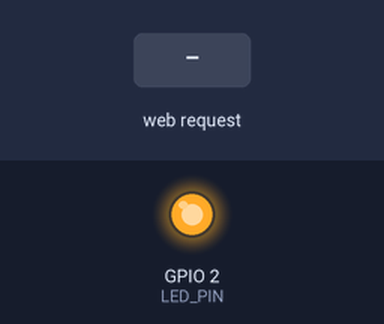
A sketch run on a simulated ESP8266 (NodeMCU). Shown: output pins drawn as LEDs (lit = HIGH). Inputs (shaded band) come from the test bench. WiFi joins after 1.5 s; servers stay silent unless stated; web services answer with replies made up by the test bench; what the sketch prints to the serial monitor is not drawn.

Above: at 2.7 s.
2.8 s: HTTP request GET /on received
At 4.0 s:
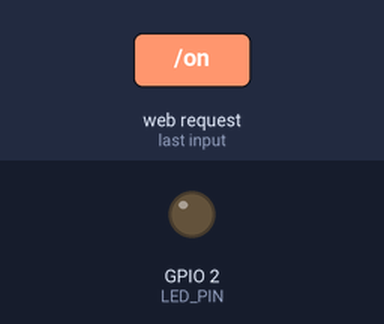
4.3 s: HTTP request GET /off received
At 5.3 s:
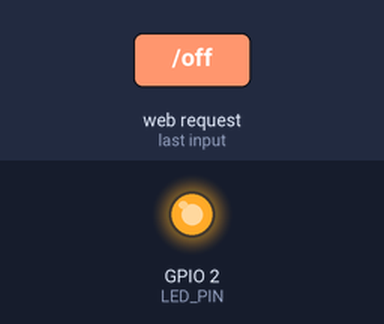
Timing chart, 0 to 7.3 s (numbered marks = the images above; inputs shaded):
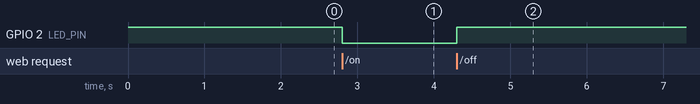

Measured:
- after the input at 2.8 s, GPIO 2 (LED_PIN): HIGH → LOW at once
- after the input at 4.3 s, GPIO 2 (LED_PIN): LOW → HIGH at once

The sketch:

ESP8266.ino
```cpp
#include <ESP8266WiFi.h>           // Подключение библиотеки для работы с Wi-Fi
#include <ESP8266WebServer.h>      // Библиотека для создания веб-сервера на ESP8266
#include <WiFiClientSecure.h>      // Библиотека для HTTPS-клиента

// Данные для подключения к Wi-Fi
const char* WIFI_SSID = "название_сети";
const char* WIFI_PASSWORD = "пароль_от_сети";

// Данные Telegram-бота
const char* BOT_TOKEN = "токен_вашего_бота"; // Токен бота
const char* CHAT_ID = "ид_чата_или_пользователя_телеграм"; // ID чата, куда будут отправляться сообщения

ESP8266WebServer server(80); // Создание веб-сервера на 80 порту
const int LED_PIN = LED_BUILTIN; // Встроенный светодиод платы (обычно D0)

// Функция setup() вызывается один раз при старте устройства
void setup() {
  Serial.begin(115200); // Запуск последовательного монитора на скорости 115200 бод
  pinMode(LED_PIN, OUTPUT); // Установка пина светодиода в режим вывода
  digitalWrite(LED_PIN, HIGH); // Выключение светодиода по умолчанию (активный LOW)

  // Подключение к Wi-Fi
  WiFi.begin(WIFI_SSID, WIFI_PASSWORD);
  Serial.print("Подключение к Wi-Fi");

  // Ожидание подключения
  while (WiFi.status() != WL_CONNECTED) {
    delay(500);
    Serial.print(".");
  }

  // Подключение успешно
  Serial.println("\nWiFi подключен. IP адрес: ");
  Serial.println(WiFi.localIP());

  // Обработка HTTP-запросов
  server.on("/on", handleOn);   // Обработка запроса для включения светодиода
  server.on("/off", handleOff); // Обработка запроса для выключения светодиода
  server.begin();               // Запуск HTTP-сервера
  Serial.println("HTTP сервер запущен");
}

// Главный цикл программы — постоянная обработка входящих запросов
void loop() {
  server.handleClient(); // Обработка HTTP-запросов от клиентов
}

// Функция обработки запроса /on (включить свет)
void handleOn() {
  server.send(200, "text/plain", "LED ON");  // Отправка ответа клиенту
  digitalWrite(LED_PIN, LOW); // Включение светодиода (LOW — активный уровень)
  sendTelegramMessage("Плата: ✅ Свет включён"); // Отправка уведомления в Telegram
}

// Функция обработки запроса /off (выключить свет)
void handleOff() {
  server.send(200, "text/plain", "LED OFF"); // Ответ клиенту
  digitalWrite(LED_PIN, HIGH); // Выключение светодиода
  sendTelegramMessage("Плата: ❌ Свет выключен"); // Уведомление в Telegram
}

// Функция отправки сообщения в Telegram
void sendTelegramMessage(String message) {
  WiFiClientSecure client;
  client.setInsecure(); // Отключение проверки SSL-сертификатов

  // Составление URL и POST-данных для Telegram API
  String url = "/bot" + String(BOT_TOKEN) + "/sendMessage";
  String data = "chat_id=" + String(CHAT_ID) + "&text=" + urlencode(message);

  // Подключение к Telegram API
  if (!client.connect("api.telegram.org", 443)) {
    Serial.println("Ошибка подключения к Telegram API");
    return;
  }

  // Отправка POST-запроса
  client.println("POST " + url + " HTTP/1.1");
  client.println("Host: api.telegram.org");
  client.println("Content-Type: application/x-www-form-urlencoded");
  client.print("Content-Length: ");
  client.println(data.length());
  client.println();
  client.print(data);

  // Чтение заголовков ответа
  while (client.connected()) {
    String line = client.readStringUntil('\n');
    if (line == "\r") break; // Конец заголовков
  }

  // Вывод ответа Telegram API
  String response = client.readString();
  Serial.println("Ответ от Telegram:");
  Serial.println(response);
}

// Функция кодирования строки в формат URL (для корректной передачи в запросе)
String urlencode(String str) {
  String encoded = "";
  char c;
  char code0, code1;
  for (int i = 0; i < str.length(); i++) {
    c = str.charAt(i);
    if (isalnum(c)) {
      encoded += c; // Буквы и цифры передаём как есть
    } else {
      code0 = (c >> 4) & 0xF; // Старшие 4 бита
      code1 = c & 0xF;        // Младшие 4 бита
      encoded += '%';
      encoded += "0123456789ABCDEF"[code0];
      encoded += "0123456789ABCDEF"[code1];
    }
  }
  return encoded;
}
```
